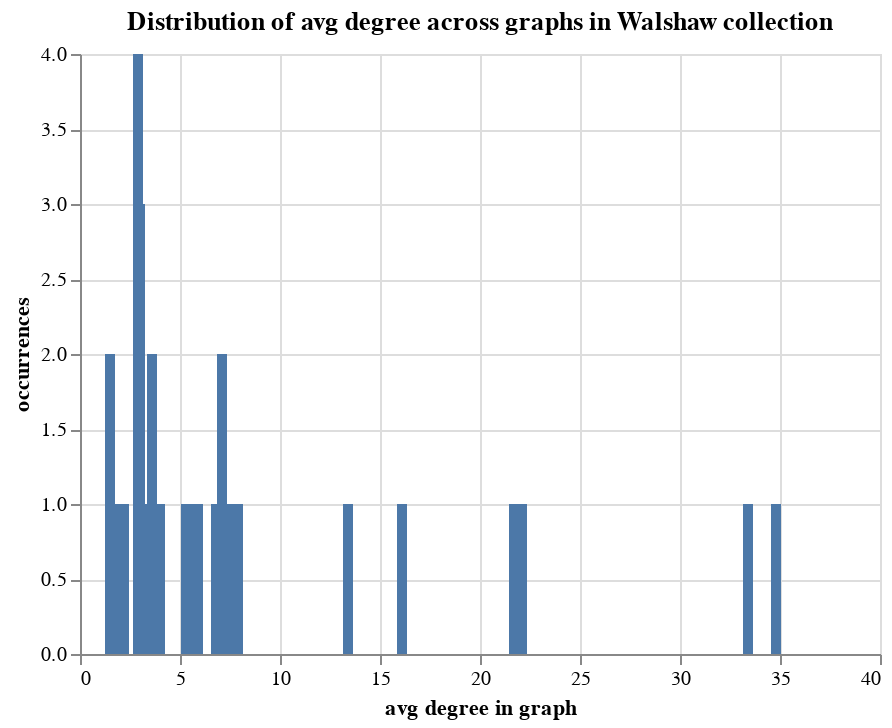

Notebook source saved alongside this figure:
### Code cell
avgdegrees = {}
for g in arrstats:
    curavg = 0
    for deg in g['degree']:
        curavg += deg[1]
    curavg /= len(g['degree'])
    curavg = round(curavg*10)/10
    
    if curavg not in avgdegrees:
        avgdegrees[curavg] = 1
    else: avgdegrees[curavg] += 1

source = pd.DataFrame({
    'avg degree in graph': list(avgdegrees.keys()),
    'occurrences': list(avgdegrees.values())
})

alt.Chart(source, title="Distribution of avg degree across graphs in Walshaw collection").mark_bar().encode(
    x='avg degree in graph',
    y='occurrences'
)

### Figure 1 — Vega-Lite specification as saved in the notebook (floating-point values rounded to 4 significant figures)
{"config": {"view": {"continuousWidth": 400, "continuousHeight": 300}}, "data": {"name": "data-38660613d23474a63335ebe0bb34a539"}, "mark": "bar", "encoding": {"x": {"field": "avg degree in graph", "type": "quantitative"}, "y": {"field": "occurrences", "type": "quantitative"}}, "title": "Distribution of avg degree across graphs in Walshaw collection", "$schema": "https://vega.github.io/schema/vega-lite/v4.17.0.json", "datasets": {"data-38660613d23474a63335ebe0bb34a539": [{"avg degree in graph": 3.1, "occurrences": 1}, {"avg degree in graph": 7.1, "occurrences": 2}, {"avg degree in graph": 7.6, "occurrences": 1}, {"avg degree in graph": 5.9, "occurrences": 1}, {"avg degree in graph": 1.5, "occurrences": 2}, {"avg degree in graph": 2.9, "occurrences": 4}, {"avg degree in graph": 3.2, "occurrences": 1}, {"avg degree in graph": 5.8, "occurrences": 1}, {"avg degree in graph": 3.6, "occurrences": 2}, {"avg degree in graph": 3.3, "occurrences": 1}, {"avg degree in graph": 7.9, "occurrences": 1}, {"avg degree in graph": 6.8, "occurrences": 1}, {"avg degree in graph": 6.9, "occurrences": 1}, {"avg degree in graph": 3.0, "occurrences": 3}, {"avg degree in graph": 4.0, "occurrences": 1}, {"avg degree in graph": 33.4, "occurrences": 1}, {"avg degree in graph": 16.1, "occurrences": 1}, {"avg degree in graph": 2.2, "occurrences": 1}, {"avg degree in graph": 2.0, "occurrences": 1}, {"avg degree in graph": 7.7, "occurrences": 1}, {"avg degree in graph": 5.3, "occurrences": 1}, {"avg degree in graph": 34.8, "occurrences": 1}, {"avg degree in graph": 2.1, "occurrences": 1}, {"avg degree in graph": 21.7, "occurrences": 1}, {"avg degree in graph": 13.4, "occurrences": 1}, {"avg degree in graph": 22.1, "occurrences": 1}]}}
